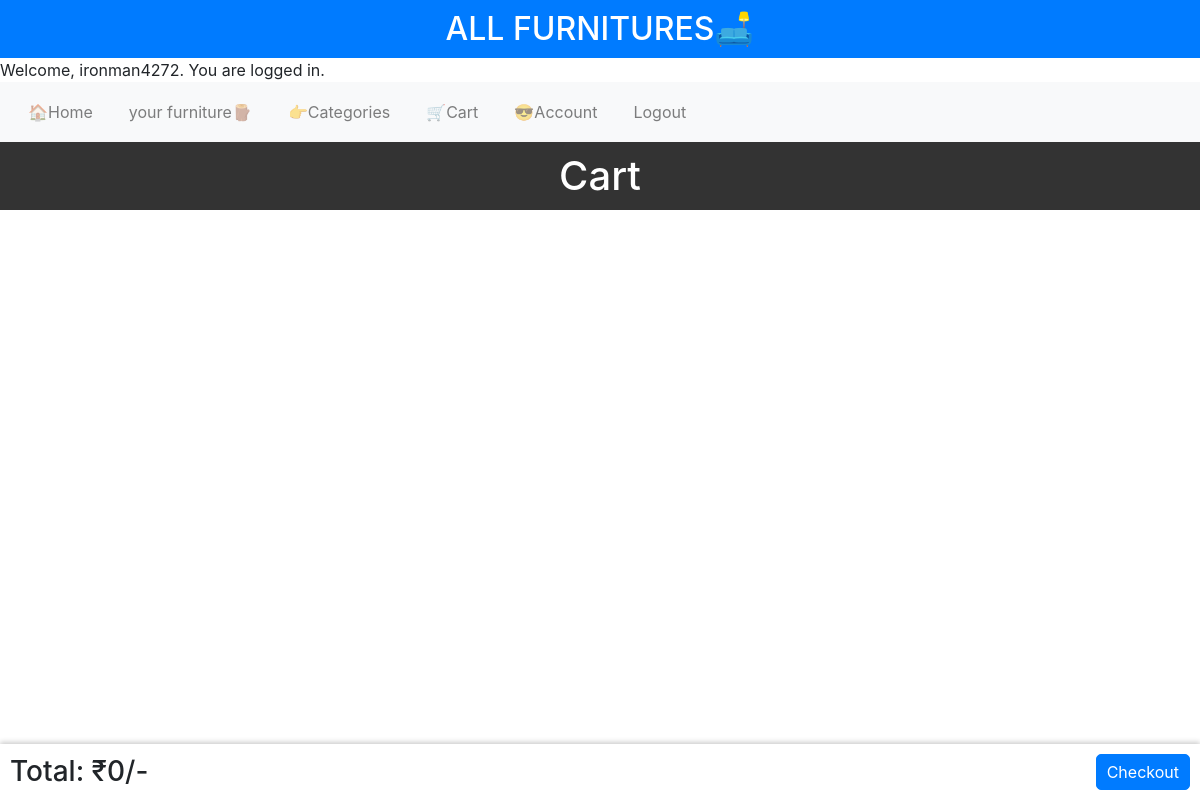
Page /Cart (signed in) on the earlier database version.
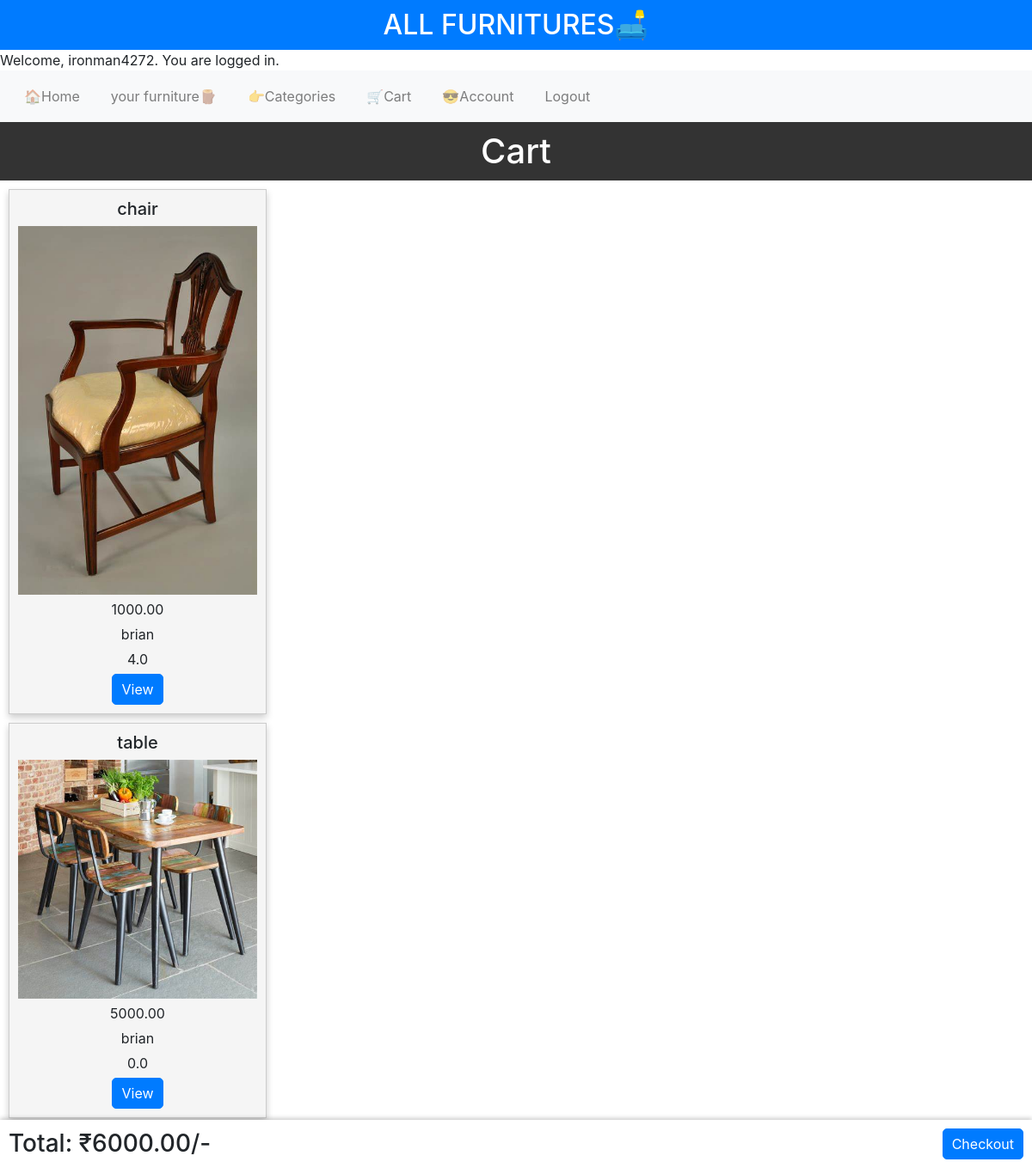
Same page on the later database version.
### allfurnitures/models.py (models this page shows, shortened)
class Cart(models.Model):
    user = models.ForeignKey(User, on_delete=models.CASCADE, related_name="carts")
    furniture = models.ForeignKey(Furniture, on_delete=models.CASCADE, related_name="carts")
    quantity = models.IntegerField(default=1)

class Furniture(models.Model):
    name = models.CharField(max_length=64)
    price = models.DecimalField(max_digits=10, decimal_places=2)
    description = models.TextField()
    image = models.ImageField(upload_to='furnitures', default='allfurnitures/furnitures/default.jpg')
    category = models.CharField(max_length=64)
    user = models.ForeignKey(User, on_delete=models.CASCADE, related_name="furnitures")
    date = models.DateTimeField(auto_now_add=True)
    rating = models.DecimalField(max_digits=2, decimal_places=1, default=0)

class User(AbstractUser):
    pass

### allfurnitures/views.py (the view, shortened to what this page needs)
# urls.py: path("Cart",views.cart,name="Cart"),
@login_required
def cart(request):
    if request.method=="GET":
        carts= request.user.carts.all()
        bill= sum([cart.furniture.price*cart.quantity for cart in carts])
        return render(request, "allfurnitures/cart.html",{
            "carts": request.user.carts.all(),
            "bill": bill
        })

### allfurnitures/templates/allfurnitures/cart.html
{% extends "allfurnitures/layout.html" %}
{% load static %}
{% block body %}
<div>
    <h1>Cart</h1>
    {% for cart in carts %}
    <div class="card_body">
        <h3>{{ cart.furniture.name }}</h3>
        <span>
            <img src="{{ cart.furniture.image.url }}" alt="{{ cart.furniture.name }}">
        </span>
        <p>{{ cart.furniture.price }}</p>
        <p>{{ cart.furniture.user }}</p>
        <p>{{ cart.furniture.rating }}</p>
        <a href="{% url 'furnituredetails' cart.furniture.id %}"  class="btn btn-primary" >View</a>
    </div>
    {% endfor %}
    <br>
    <br>
    <div id="show_bill">
        <h3>Total: ₹{{ bill }}/-</h3>
        <a href="#" class="btn btn-primary">Checkout</a>
    </div>
</div>
{% endblock %}
{% block script %}
 <link href="{% static 'allfurnitures/cart.css' %}" rel="stylesheet" >
{% endblock %}

Differences in the rows shown:
added Cart: furniture.name "chair", furniture.image (picture), furniture.price "1000.00", furniture.user "brian", furniture.rating "4.0"
added Cart: furniture.name "table", furniture.image (picture), furniture.price "5000.00", furniture.user "brian", furniture.rating "0.0"
Other differences:
{{ bill }}: "0" → "6000.00"
